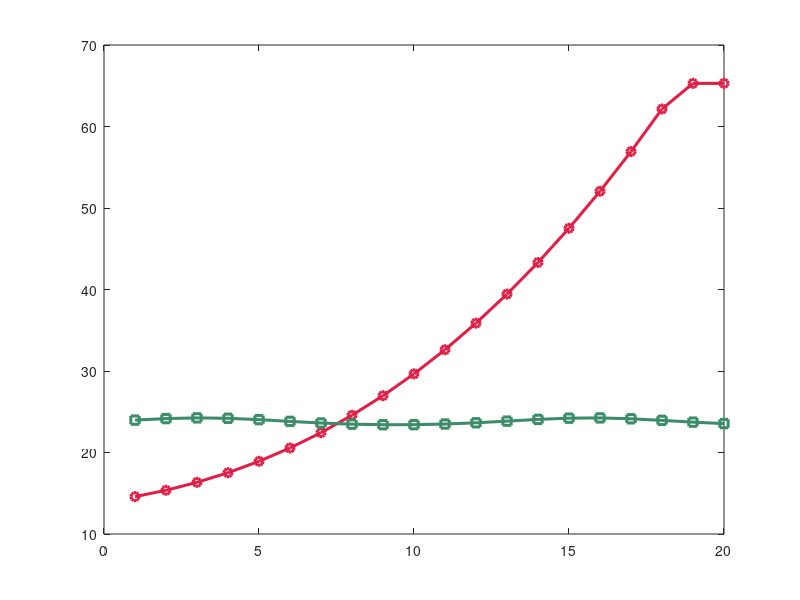

MATLAB code for this plot: (Note: this script raises an error after producing the figure.)
%% Netropolis: Congestion-Aware Routing vs Shortest Path Comparison
% Compares static Dijkstra (based on base propagation latency)
% against Dynamic Congestion-Aware Routing with penalty function:
%   Cost(e) = BaseCost(e) + alpha * (Load(e) / Capacity(e))^2.5 + beta * LossRate(e)

clear; clc; close all;

fprintf('Running Experiment 4: Congestion-Aware Routing Comparison...\n');

% Simulation over 20 time steps with increasing background traffic on Route A
time_steps = 1:20;

% Route A: Direct Shortest Path (R1 -> R3 -> R5 -> Server Alpha)
base_cost_A = 13; % ms
load_A = min(98, 20 + time_steps * 4.2); % Surges from 24% to 98%
penalty_A = 55 * ((load_A / 100) .^ 2.5);
total_cost_A = base_cost_A + penalty_A;

% Route B: Northern Bypass (R1 -> R2 -> R5 -> Server Alpha)
base_cost_B = 23; % ms (higher physical distance)
load_B = 18 + sin(time_steps / 2) * 4; % Remains smooth around 18-22%
penalty_B = 55 * ((load_B / 100) .^ 2.5);
total_cost_B = base_cost_B + penalty_B;

figure('Color', [0.98, 0.98, 0.99], 'Name', 'Netropolis - Dynamic Routing Cost Comparison');
plot(time_steps, total_cost_A, '-o', 'LineWidth', 2.2, 'Color', [0.88, 0.12, 0.28], 'DisplayName', 'Route A: Shortest Path (Central Highway R3)');
hold on;
plot(time_steps, total_cost_B, '-s', 'LineWidth', 2.2, 'Color', [0.24, 0.55, 0.41], 'DisplayName', 'Route B: Congestion-Aware Detour (North Blvd R2)');

% Highlight crossover point
crossover_idx = find(total_cost_A > total_cost_B, 1);
if ~isempty(crossover_idx)
    xline(crossover_idx, '--', 'Congestion Reroute Triggered', 'Color', [0.23, 0.51, 0.96], 'LineWidth', 1.8);
    plot(crossover_idx, total_cost_B(crossover_idx), 'kp', 'MarkerSize', 12, 'MarkerFaceColor', [1.0, 0.8, 0.0]);
end

grid on;
set(gca, 'FontName', 'Times New Roman', 'FontSize', 11);
xlabel('Simulation Time Step (Traffic Growth Progression)', 'FontSize', 12, 'FontWeight', 'bold');
ylabel('Dynamic Routing Impedance Cost', 'FontSize', 12, 'FontWeight', 'bold');
title('Netropolis: Dynamic Detour Triggering under Corridor Congestion', 'FontSize', 13);
legend('Location', 'northwest');

saveas(gcf, 'plot_routing_comparison.png');
fprintf('Saved figure: plot_routing_comparison.png\n');
